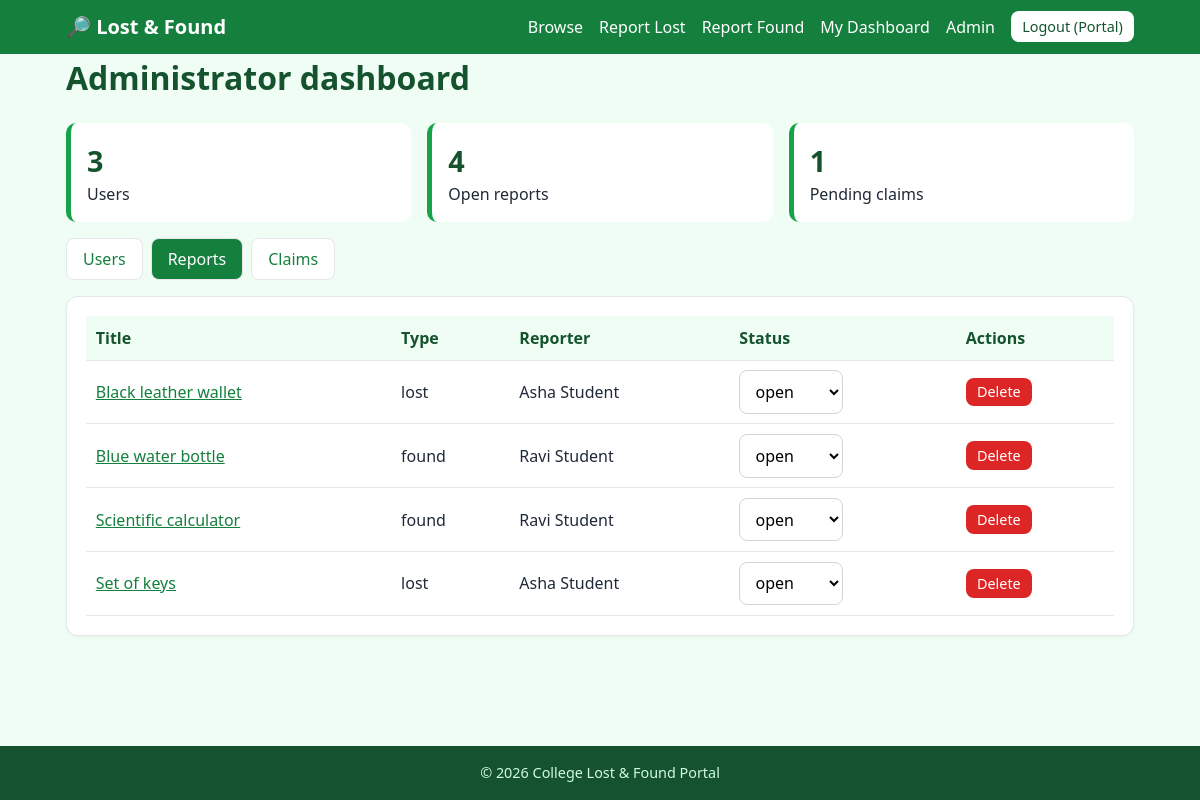
/admin.php?tab=items (signed in), run on the app's committed database.
### tables this page shows
CREATE TABLE users (
  id INT UNSIGNED AUTO_INCREMENT PRIMARY KEY,
  name VARCHAR(100) NOT NULL,
  email VARCHAR(150) NOT NULL UNIQUE,
  usn VARCHAR(30) NOT NULL UNIQUE,
  phone VARCHAR(20) NOT NULL,
  password VARCHAR(255) NOT NULL,
  role ENUM('student','admin') NOT NULL DEFAULT 'student',
  created_at TIMESTAMP NOT NULL DEFAULT CURRENT_TIMESTAMP
);

CREATE TABLE items (
  id INT UNSIGNED AUTO_INCREMENT PRIMARY KEY,
  user_id INT UNSIGNED NOT NULL,
  title VARCHAR(150) NOT NULL,
  description TEXT NOT NULL,
  category VARCHAR(50) NOT NULL,
  location VARCHAR(150) NOT NULL,
  item_type ENUM('lost','found') NOT NULL,
  item_date DATE NOT NULL,
  status ENUM('open','claimed','closed') NOT NULL DEFAULT 'open',
  photo VARCHAR(60) NULL,
  created_at TIMESTAMP NOT NULL DEFAULT CURRENT_TIMESTAMP,
  INDEX (status), INDEX (category), INDEX (location),
  FOREIGN KEY (user_id) REFERENCES users(id) ON DELETE CASCADE
);

### db.php (called while the page is built, shortened)
<?php
function env_value(string $key, string $default = ''): string {
    static $env = null;
    if ($env === null) {
        $env = [];
    }
    return $env[$key] ?? $default;
}
function db(): PDO {
    static $pdo = null;
    if ($pdo === null) {
        $dsn = sprintf('mysql:host=%s;port=%s;dbname=%s;charset=utf8mb4',
            env_value('DB_HOST', '127.0.0.1'), env_value('DB_PORT', '3306'), env_value('DB_NAME', 'college_lost_found'));
        try {
            $pdo = new PDO($dsn, env_value('DB_USER', 'root'), env_value('DB_PASS', ''), [
                PDO::ATTR_ERRMODE => PDO::ERRMODE_EXCEPTION,
                PDO::ATTR_DEFAULT_FETCH_MODE => PDO::FETCH_ASSOC,
                PDO::ATTR_EMULATE_PREPARES => false,
            ]);
        } catch (PDOException $e) {
            http_response_code(500);
            exit('<h2>Database connection failed</h2><p>Check your <code>.env</code> file and make sure MySQL is running and <code>sql/schema.sql</code> has been imported. Open <a href="test-db.php">test-db.php</a> for details.</p>');
        }
    }
    return $pdo;
}

### functions.php (called while the page is built, shortened)
<?php
require_once __DIR__ . '/db.php';
function h($s): string { return htmlspecialchars((string)$s, ENT_QUOTES, 'UTF-8'); }
function current_user(): ?array {
    static $user = false;
    if ($user === false) {
        $user = null;
        if (!empty($_SESSION['uid'])) {
            $st = db()->prepare('SELECT id, name, email, usn, phone, role FROM users WHERE id = ?');
            $st->execute([$_SESSION['uid']]);
            $user = $st->fetch() ?: null;
        }
    }
    return $user;
}
function require_login(): array {
    $u = current_user();
    return $u;
}
function require_admin(): array {
    $u = require_login();
    return $u;
}

### admin.php (the view, shortened to what this page needs)
<?php
require __DIR__ . '/functions.php';
$me = require_admin();
$pdo = db();
$tab = in_array($_GET['tab'] ?? '', ['users', 'items', 'claims'], true) ? $_GET['tab'] : 'users';
$stats = [
    'Users' => $pdo->query('SELECT COUNT(*) FROM users')->fetchColumn(),
    'Open reports' => $pdo->query("SELECT COUNT(*) FROM items WHERE status='open'")->fetchColumn(),
    'Pending claims' => $pdo->query("SELECT COUNT(*) FROM claims WHERE status='pending'")->fetchColumn(),
];
$pageTitle = 'Admin'; require __DIR__ . '/header.php';
?>
<h1>Administrator dashboard</h1>
<div class="stats"><?php foreach ($stats as $k => $n): ?><div class="stat"><strong><?= (int)$n ?></strong><span><?= h($k) ?></span></div><?php endforeach; ?></div>
<div class="tabs">
  <?php foreach (['users' => 'Users', 'items' => 'Reports', 'claims' => 'Claims'] as $k => $l): ?>
    <a href="admin.php?tab=<?= $k ?>" class="<?= $tab === $k ? 'active' : '' ?>"><?= $l ?></a>
  <?php endforeach; ?>
</div>
<div class="card"><div class="table-wrap">
<?php if ($tab === 'users'): $rows = $pdo->query('SELECT * FROM users ORDER BY created_at DESC')->fetchAll(); ?>
  <table><tr><th>Name</th><th>USN</th><th>Contact</th><th>Email</th><th>Role</th><th>Joined</th><th>Actions</th></tr>
  <?php foreach ($rows as $r): ?>
    <tr><td><?= h($r['name']) ?></td><td><?= h($r['usn'] ?? 'N/A') ?></td><td><?= h($r['phone'] ?? 'N/A') ?></td><td><?= h($r['email']) ?></td><td><?= h($r['role']) ?></td><td><?= h(date('d M Y', strtotime($r['created_at']))) ?></td>
    <td><?php if ((int)$r['id'] !== (int)$me['id']): ?>
      <form method="post" class="inline"><?= csrf_field() ?><input type="hidden" name="tab" value="users"><input type="hidden" name="id" value="<?= (int)$r['id'] ?>">
        <button class="btn btn-small btn-light" name="action" value="toggle_role" data-confirm="Change this user's role?"><?= $r['role'] === 'admin' ? 'Make student' : 'Make admin' ?></button>
        <button class="btn btn-small btn-danger" name="action" value="delete_user" data-confirm="Delete this user and ALL their reports and claims?">Delete</button></form>
    <?php else: ?><span class="muted">(you)</span><?php endif; ?></td></tr>
  <?php endforeach; ?></table>
<?php elseif ($tab === 'items'): $rows = $pdo->query('SELECT i.*, u.name AS reporter FROM items i JOIN users u ON u.id = i.user_id ORDER BY i.created_at DESC')->fetchAll(); ?>
  <table><tr><th>Title</th><th>Type</th><th>Reporter</th><th>Status</th><th>Actions</th></tr>
  <?php foreach ($rows as $r): ?>
    <tr><td><a href="item.php?id=<?= (int)$r['id'] ?>"><?= h($r['title']) ?></a></td><td><?= h($r['item_type']) ?></td><td><?= h($r['reporter']) ?></td>
    <td><form method="post" class="inline"><?= csrf_field() ?><input type="hidden" name="tab" value="items"><input type="hidden" name="id" value="<?= (int)$r['id'] ?>"><input type="hidden" name="action" value="item_status">
      <select name="status" onchange="this.form.submit()"><?php foreach (['open', 'claimed', 'closed'] as $s): ?><option value="<?= h($s) ?>" <?= $r['status'] === $s ? 'selected' : '' ?>><?= h($s) ?></option><?php endforeach; ?></select></form></td>
    <td><form method="post" class="inline"><?= csrf_field() ?><input type="hidden" name="tab" value="items"><input type="hidden" name="id" value="<?= (int)$r['id'] ?>">
      <button class="btn btn-small btn-danger" name="action" value="delete_item" data-confirm="Delete this report permanently?">Delete</button></form></td></tr>
  <?php endforeach; ?></table>
<?php endif; ?>
</div></div>
<?php require __DIR__ . '/footer.php'; ?>

### header.php (shortened to what this page needs)
<?php require_once __DIR__ . '/functions.php'; $me = current_user(); $pageTitle = $pageTitle ?? 'Home'; ?>
<!DOCTYPE html>
<html lang="en">
<head>
<link rel="stylesheet" href="assets/css/style.css">
</head>
<body>
<header class="site-header">
  <div class="container nav">
    <a class="brand" href="index.php">🔎 Lost &amp; Found</a>
    <nav id="menu">
      <a href="index.php">Browse</a>
      <?php if ($me): ?>
        <a href="report.php?type=lost">Report Lost</a>
        <a href="report.php?type=found">Report Found</a>
        <a href="dashboard.php">My Dashboard</a>
        <?php if ($me['role'] === 'admin'): ?><a href="admin.php">Admin</a><?php endif; ?>
        <a href="logout.php" class="btn btn-small btn-light">Logout (<?= h(explode(' ', $me['name'])[0]) ?>)</a>
      <?php else: ?>
        <a href="login.php">Login</a>
        <a href="register.php" class="btn btn-small btn-light">Register</a>
      <?php endif; ?>
    </nav>
  </div>
</header>
<main class="container">

### assets/css/style.css (style rules this page uses)
:root { --g900:#14532d;--g700:#15803d;--g600:#16a34a;--g100:#dcfce7;--g50:#f0fdf4;--text:#1f2937;--muted:#6b7280;--red:#dc2626;--border:#d1d5db }
* { box-sizing:border-box }
body { margin:0;font-family:system-ui,-apple-system,Segoe UI,Roboto,sans-serif;color:var(--text);background:var(--g50);line-height:1.5;min-height:100vh;display:flex;flex-direction:column }
main { flex:1;padding-top:1.5rem;padding-bottom:2rem }
.container { width:100%;max-width:1100px;margin:0 auto;padding:0 1rem }
a { color:var(--g700) }
h1 { color:var(--g900);margin-top:0 }
.site-header { background:var(--g700);color:#fff;position:sticky;top:0;z-index:10 }
.nav { display:flex;align-items:center;justify-content:space-between;flex-wrap:wrap;gap:.5rem;padding-top:.7rem;padding-bottom:.7rem }
.brand { color:#fff;font-weight:700;font-size:1.25rem;text-decoration:none }
nav { display:flex;align-items:center;gap:1rem;flex-wrap:wrap }
nav a { color:#fff;text-decoration:none }
nav a.btn { color:var(--g900);text-decoration:none }
.btn { display:inline-block;background:var(--g600);color:#fff;border:0;border-radius:8px;padding:.6rem 1.1rem;font-size:1rem;cursor:pointer;text-decoration:none;font-family:inherit }
.btn-light { background:#fff;color:var(--g900) }
.btn-danger { background:var(--red) }
.btn-small { padding:.3rem .7rem;font-size:.9rem }
.card { background:#fff;border:1px solid #e5e7eb;border-radius:12px;padding:1.2rem;margin-bottom:1.2rem;box-shadow:0 1px 3px rgba(0,0,0,.05) }
input,select,textarea { display:block;width:100%;margin-top:.3rem;padding:.55rem .7rem;border:1px solid var(--border);border-radius:8px;font:inherit;background:#fff }
.table-wrap { overflow-x:auto }
table { width:100%;border-collapse:collapse }
th,td { text-align:left;padding:.6rem;border-bottom:1px solid #e5e7eb;vertical-align:middle }
th { background:var(--g50);color:var(--g900) }
form.inline { display:inline }
form.inline select { display:inline-block;width:auto;margin:0 }
.stats { display:grid;grid-template-columns:repeat(auto-fit,minmax(150px,1fr));gap:1rem;margin-bottom:1rem }
.stat { background:#fff;border-left:5px solid var(--g600);border-radius:10px;padding:1rem;display:flex;flex-direction:column }
.stat strong { font-size:1.8rem;color:var(--g900) }
.tabs { display:flex;gap:.5rem;margin-bottom:1rem }
.tabs a { padding:.5rem 1rem;border-radius:8px;background:#fff;text-decoration:none;border:1px solid #e5e7eb }
.tabs a.active { background:var(--g700);color:#fff }

### data on the page
users: name "Portal"
items: title "Black leather wallet", item_type "lost", user.name "Asha Student"
items: title "Blue water bottle", item_type "found", user.name "Ravi Student"
items: title "Scientific calculator", item_type "found", user.name "Ravi Student"
items: title "Set of keys", item_type "lost", user.name "Asha Student"

### other printed values
$n "3"
$k "Users"
$n "4"
$k "Open reports"
$n "1"
$k "Pending claims"
$l "Users"
$l "Reports"
$l "Claims"
form field status "open"
